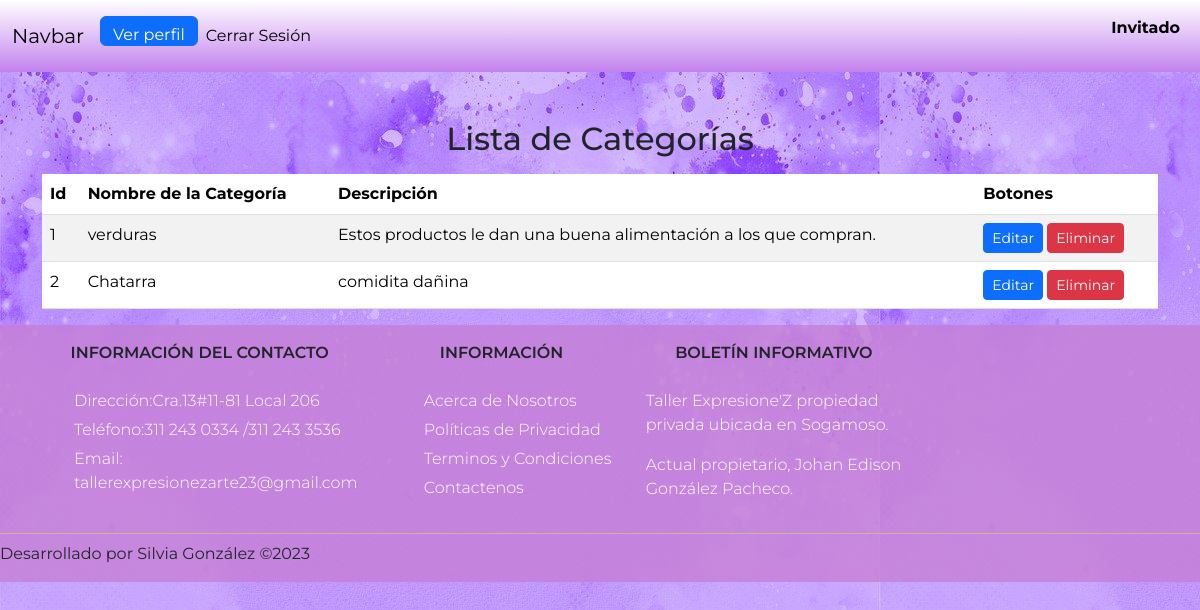
The app's page /views/vercategorias.php, older data.
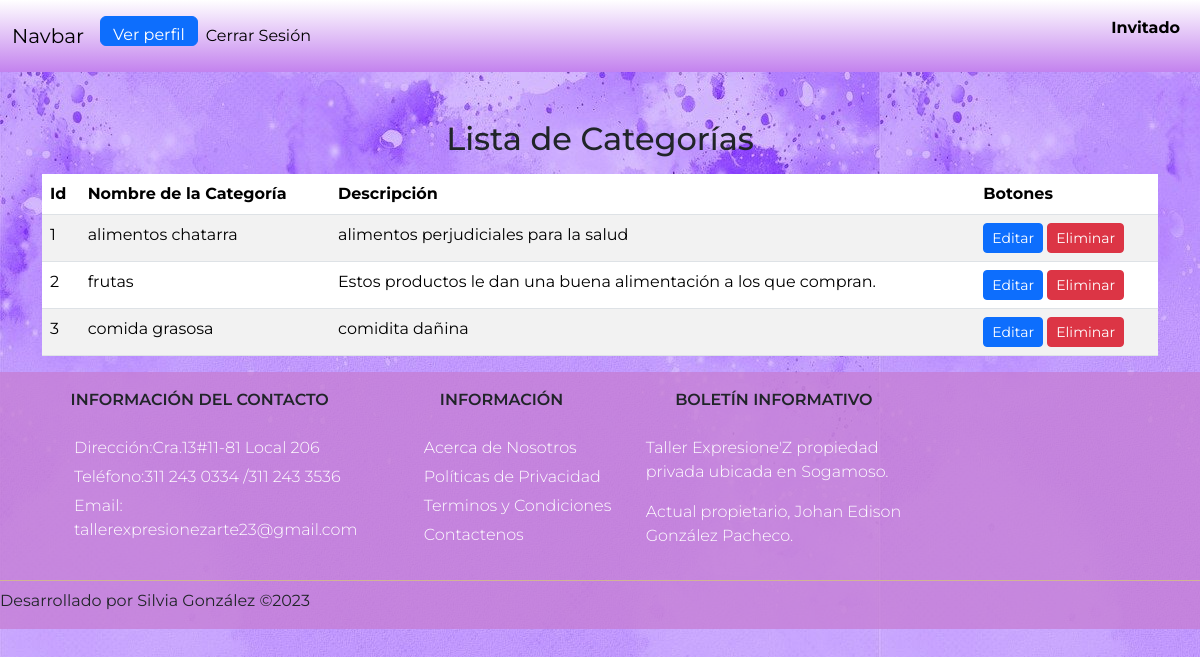
The same page, newer data.
### tables this page shows
CREATE TABLE `categorias` (
  `idcategoria` int(11) NOT NULL,
  `nombre` varchar(45) NOT NULL,
  `descripcion` text NOT NULL
);

### views/vercategorias.php (the view, shortened to what this page needs)
<?php include '../views/navbar.php'; ?>
<!DOCTYPE html>
<html lang="en">
<head>
    <link href="https://cdn.jsdelivr.net/npm/bootstrap@5.3.3/dist/css/bootstrap.min.css" rel="stylesheet">
</head>
<body>
    <div class="container mt-5">
    <h2 class="mb-3 text-center">Lista de Categorías</h2>
    <table class="table table-striped" id="tablaCategorias">
    <thead>
        <tr>
        <th>Id</th>
        <th>Nombre de la Categoría</th>
        <th>Descripción</th>
        <th>Botones</th>
        </tr>
        </thead>
        <tbody id="listaCategorias">
        <?php
        include '../config/conexion.php';
        $query = "SELECT * FROM categorias";
        $result = $conexion->query($query);
        while ($row = $result->fetch_assoc()) {
            echo "<tr>";
            echo "<td>" . $row['idcategoria'] . "</td>";
            echo "<td>" . $row['nombre'] . "</td>";
            echo "<td>" . $row['descripcion'] . "</td>";
            echo "<td>
                    <button type='button' class='btn btn-primary btn-sm' data-id='" . $row['idcategoria'] . "' data-bs-toggle='modal' data-bs-target='#modalEditar' onclick='abrirModalEditar(" . $row['idcategoria'] . ")'>Editar</button>
                    <button type='button' class='btn btn-danger btn-sm' onclick='eliminarCategoria(" . $row['idcategoria'] . ")'>Eliminar</button>
                </td>";
            echo "</tr>";
        }
        ?>
        </tbody>
    </table>
</div>
    <?php include '../views/footer.php'; ?>
</body>
</html>

Row changes from the older to the newer data that the page shows:
changed categorias id 1: nombre "verduras" → "alimentos chatarra"; descripcion "Estos productos le dan una buena alimentación a los que compran." → "alimentos perjudiciales para la salud"
changed categorias id 2: nombre "Chatarra" → "frutas"; descripcion "comidita dañina" → "Estos productos le dan una buena alimentación a los que compran."
added categorias: idcategoria "3", nombre "comida grasosa", descripcion "comidita dañina"
